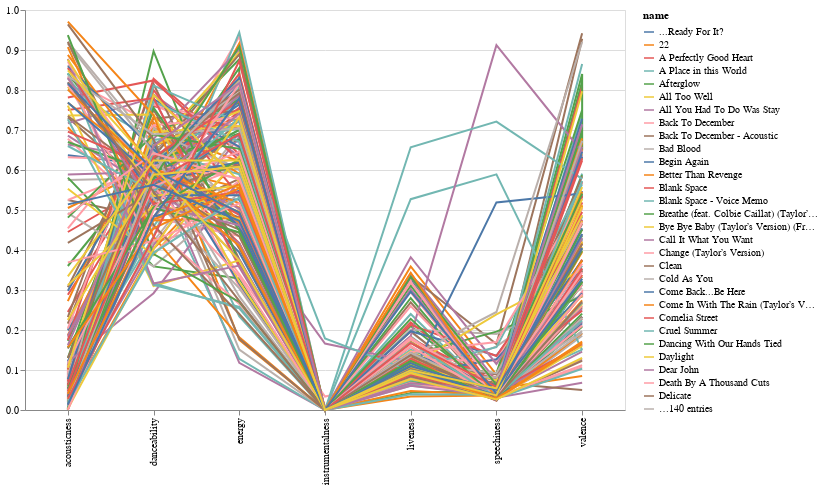

Notebook code cell kept with this figure:
### Code cell
import altair as alt
import pandas as pd

# Load the data
df = pd.read_csv('spotify_taylorswift.csv')

# Define the parallel coordinates plot
parallel_coords = alt.Chart(df).mark_line().encode(
    x=alt.X('variable:N', title=None),
    y=alt.Y('value:Q', title=None, scale=alt.Scale(domain=[0,1])),
    color='name:N'
).transform_fold(
    fold=['danceability', 'acousticness', 'energy', 'instrumentalness', 'liveness', 'speechiness', 'valence'],
    as_=['variable', 'value']
).properties(
    width=600,
    height=400
)

# Show the chart
parallel_coords

### Figure 1 — Vega-Lite specification as saved in the notebook (floating-point values rounded to 4 significant figures; data arrays with more than 128 entries replaced by an {"elided": "..."} marker saying what was removed)
{"config": {"view": {"continuousWidth": 400, "continuousHeight": 300}}, "data": {"name": "data-b437a08f84797b1055f18a71789e6d77"}, "mark": "line", "encoding": {"color": {"field": "name", "type": "nominal"}, "x": {"field": "variable", "title": null, "type": "nominal"}, "y": {"field": "value", "scale": {"domain": [0, 1]}, "title": null, "type": "quantitative"}}, "height": 400, "transform": [{"fold": ["danceability", "acousticness", "energy", "instrumentalness", "liveness", "speechiness", "valence"], "as": ["variable", "value"]}], "width": 600, "$schema": "https://vega.github.io/schema/vega-lite/v4.17.0.json", "datasets": {"data-b437a08f84797b1055f18a71789e6d77": {"elided": "171 records"}}}
